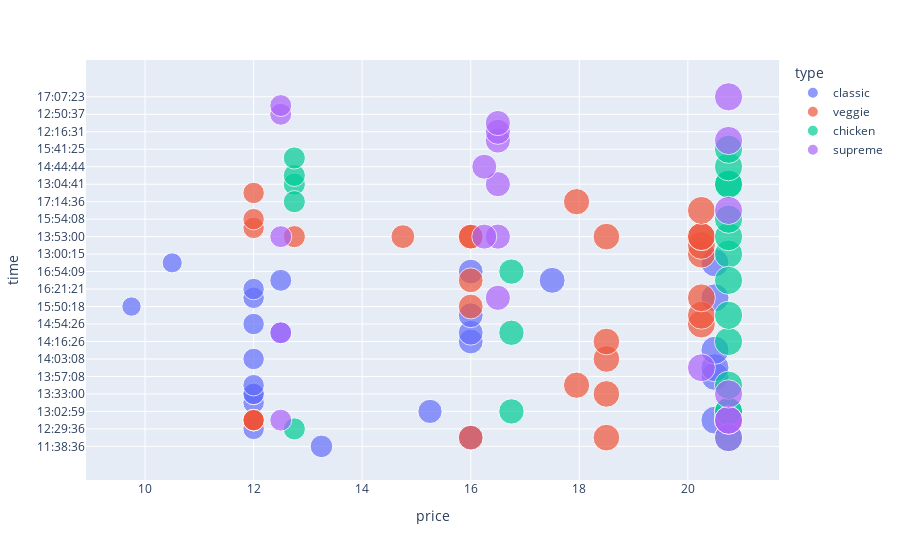

Write notebook code for a chart like this one.
### Code cell
#df = px.data.iris()
fig = px.scatter(df_pizza_mini, x="price", y="time", color="type",
                 size='price', hover_data=['name'])
fig.show()

### Figure 1 — Plotly figure (JSON) as saved in the notebook; plotly's stock layout.template omitted (floating-point values rounded to 4 significant figures)
{"data": [{"customdata": [["hawaiian"], ["classic_dlx"], ["the_greek"], ["ital_cpcllo"], ["classic_dlx"], ["pepperoni"], ["the_greek"], ["big_meat"], ["the_greek"], ["napolitana"], ["napolitana"], ["ital_cpcllo"], ["big_meat"], ["ital_cpcllo"], ["ital_cpcllo"], ["ital_cpcllo"], ["pepperoni"], ["classic_dlx"], ["classic_dlx"], ["pepperoni"], ["ital_cpcllo"], ["big_meat"], ["the_greek"], ["pepperoni"], ["pep_msh_pep"], ["classic_dlx"], ["ital_cpcllo"], ["hawaiian"]], "hovertemplate": "type=classic<br>price=%{marker.size}<br>time=%{y}<br>name=%{customdata[0]}<extra></extra>", "legendgroup": "classic", "marker": {"color": "#636efa", "size": [13.25, 16, 12, 20.5, 12, 15.25, 12, 12, 12, 12, 20.5, 20.5, 12, 20.5, 16, 16, 12.5, 12, 16, 9.75, 20.5, 12, 12, 12.5, 17.5, 16, 20.5, 10.5], "sizemode": "area", "sizeref": 0.05187, "symbol": "circle"}, "mode": "markers", "name": "classic", "orientation": "h", "showlegend": true, "type": "scatter", "x": [13.25, 16, 12, 20.5, 12, 15.25, 12, 12, 12, 12, 20.5, 20.5, 12, 20.5, 16, 16, 12.5, 12, 16, 9.75, 20.5, 12, 12, 12.5, 17.5, 16, 20.5, 10.5], "xaxis": "x", "y": ["11:38:36", "11:57:40", "12:29:36", "12:52:01", "12:52:01", "13:02:59", "13:14:19", "13:33:00", "13:33:00", "13:34:07", "13:57:08", "13:59:09", "14:03:08", "14:14:29", "14:16:26", "14:23:01", "14:23:01", "14:54:26", "15:11:17", "15:50:18", "15:53:18", "15:53:18", "16:21:21", "16:32:04", "16:32:04", "16:54:09", "17:03:00", "17:03:00"], "yaxis": "y"}, {"customdata": [["mexicana"], ["five_cheese"], ["mexicana"], ["spin_pesto"], ["veggie_veg"], ["green_garden"], ["mexicana"], ["mexicana"], ["five_cheese"], ["four_cheese"], ["mediterraneo"], ["mexicana"], ["four_cheese"], ["spinach_fet"], ["mediterraneo"], ["five_cheese"], ["ital_veggie"], ["five_cheese"], ["five_cheese"], ["veggie_veg"], ["spinach_fet"], ["green_garden"], ["mexicana"], ["green_garden"], ["green_garden"], ["green_garden"], ["mexicana"], ["four_cheese"], ["green_garden"]], "hovertemplate": "type=veggie<br>price=%{marker.size}<br>time=%{y}<br>name=%{customdata[0]}<extra></extra>", "legendgroup": "veggie", "marker": {"color": "#EF553B", "size": [16, 18.5, 12, 20.75, 12, 12, 20.25, 20.25, 18.5, 17.95, 16, 20.25, 14.75, 20.25, 16, 18.5, 12.75, 18.5, 18.5, 20.25, 20.25, 12, 16, 20.25, 12, 16, 20.25, 17.95, 12], "sizemode": "area", "sizeref": 0.05187, "symbol": "circle"}, "mode": "markers", "name": "veggie", "orientation": "h", "showlegend": true, "type": "scatter", "x": [16, 18.5, 12, 20.75, 12, 12, 20.25, 20.25, 18.5, 17.95, 16, 20.25, 14.75, 20.25, 16, 18.5, 12.75, 18.5, 18.5, 20.25, 20.25, 12, 16, 20.25, 12, 16, 20.25, 17.95, 12], "xaxis": "x", "y": ["11:57:40", "11:57:40", "12:52:01", "12:52:01", "12:52:01", "12:52:01", "13:00:15", "13:11:55", "13:33:00", "13:34:07", "13:53:00", "13:53:00", "13:53:00", "13:53:00", "13:53:00", "13:53:00", "13:53:00", "14:03:08", "14:16:26", "14:54:26", "15:11:17", "15:41:01", "15:50:18", "15:53:18", "15:54:08", "16:32:04", "16:56:09", "17:14:36", "17:15:20"], "yaxis": "y"}, {"customdata": [["thai_ckn"], ["bbq_ckn"], ["southw_ckn"], ["cali_ckn"], ["cali_ckn"], ["bbq_ckn"], ["cali_ckn"], ["cali_ckn"], ["ckn_pesto"], ["thai_ckn"], ["bbq_ckn"], ["southw_ckn"], ["southw_ckn"], ["bbq_ckn"], ["thai_ckn"], ["bbq_ckn"], ["ckn_alfredo"], ["thai_ckn"], ["bbq_ckn"], ["thai_ckn"], ["bbq_ckn"], ["southw_ckn"]], "hovertemplate": "type=chicken<br>price=%{marker.size}<br>time=%{y}<br>name=%{customdata[0]}<extra></extra>", "legendgroup": "chicken", "marker": {"color": "#00cc96", "size": [20.75, 12.75, 20.75, 20.75, 16.75, 20.75, 12.75, 20.75, 20.75, 20.75, 20.75, 20.75, 12.75, 16.75, 20.75, 20.75, 12.75, 20.75, 20.75, 20.75, 16.75, 12.75], "sizemode": "area", "sizeref": 0.05187, "symbol": "circle"}, "mode": "markers", "name": "chicken", "orientation": "h", "showlegend": true, "type": "scatter", "x": [20.75, 12.75, 20.75, 20.75, 16.75, 20.75, 12.75, 20.75, 20.75, 20.75, 20.75, 20.75, 12.75, 16.75, 20.75, 20.75, 12.75, 20.75, 20.75, 20.75, 16.75, 12.75], "xaxis": "x", "y": ["11:57:40", "12:29:36", "13:00:15", "13:02:59", "13:02:59", "13:02:59", "13:04:41", "13:04:41", "13:04:41", "13:34:07", "13:53:00", "14:16:26", "14:19:03", "14:23:01", "14:44:44", "15:11:17", "15:35:46", "15:41:25", "15:54:08", "16:32:04", "16:54:09", "17:14:36"], "yaxis": "y"}, {"customdata": [["ital_supr"], ["prsc_argla"], ["ital_supr"], ["ital_supr"], ["ital_supr"], ["spinach_supr"], ["spinach_supr"], ["ital_supr"], ["spicy_ital"], ["ital_supr"], ["ital_supr"], ["soppressata"], ["ital_supr"], ["calabrese"], ["peppr_salami"], ["sicilian"], ["prsc_argla"], ["sicilian"], ["ital_supr"], ["ital_supr"], ["ital_supr"]], "hovertemplate": "type=supreme<br>price=%{marker.size}<br>time=%{y}<br>name=%{customdata[0]}<extra></extra>", "legendgroup": "supreme", "marker": {"color": "#ab63fa", "size": [20.75, 20.75, 16.5, 16.5, 16.5, 12.5, 12.5, 20.75, 20.75, 12.5, 16.5, 20.75, 16.5, 16.25, 12.5, 20.25, 12.5, 16.25, 16.5, 20.75, 20.75], "sizemode": "area", "sizeref": 0.05187, "symbol": "circle"}, "mode": "markers", "name": "supreme", "orientation": "h", "showlegend": true, "type": "scatter", "x": [20.75, 20.75, 16.5, 16.5, 16.5, 12.5, 12.5, 20.75, 20.75, 12.5, 16.5, 20.75, 16.5, 16.25, 12.5, 20.25, 12.5, 16.25, 16.5, 20.75, 20.75], "xaxis": "x", "y": ["11:57:40", "12:12:28", "12:12:28", "12:16:31", "12:21:30", "12:50:37", "12:51:37", "12:52:01", "12:52:01", "12:52:01", "13:04:41", "13:33:00", "13:53:00", "13:53:00", "13:53:00", "13:59:09", "14:23:01", "14:44:44", "15:53:18", "16:56:09", "17:07:23"], "yaxis": "y"}], "layout": {"autosize": true, "legend": {"itemsizing": "constant", "title": {"text": "type"}, "tracegroupgap": 0}, "margin": {"t": 60}, "xaxis": {"anchor": "y", "autorange": true, "domain": [0, 1], "range": [8.898, 21.7], "title": {"text": "price"}, "type": "linear"}, "yaxis": {"anchor": "x", "autorange": true, "domain": [0, 1], "range": [-5.576, 46.33], "title": {"text": "time"}, "type": "category"}}}
